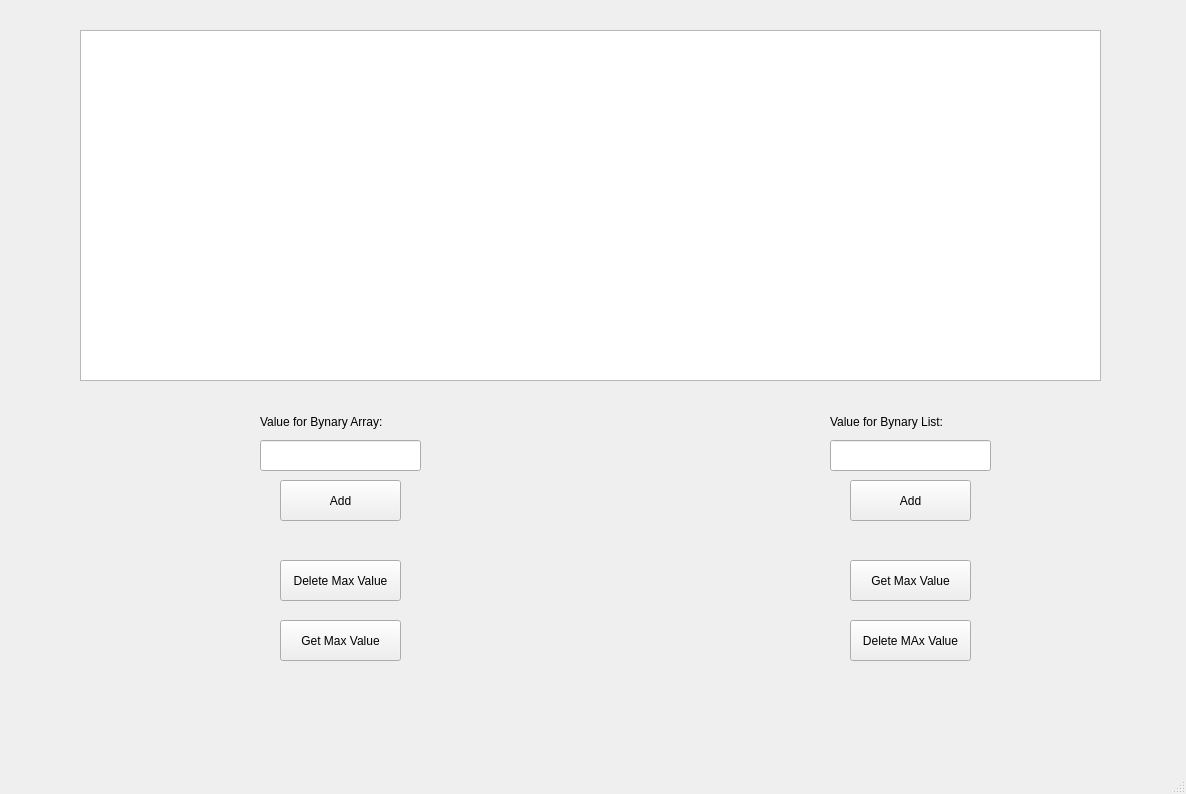
<?xml version="1.0" encoding="UTF-8"?>
<ui version="4.0">
 <class>MainWindow</class>
 <widget class="QMainWindow" name="MainWindow">
  <property name="geometry">
   <rect>
    <x>0</x>
    <y>0</y>
    <width>1186</width>
    <height>794</height>
   </rect>
  </property>
  <property name="windowTitle">
   <string>MainWindow</string>
  </property>
  <widget class="QWidget" name="centralwidget">
   <widget class="QPushButton" name="insertArrayButton">
    <property name="geometry">
     <rect>
      <x>280</x>
      <y>480</y>
      <width>121</width>
      <height>41</height>
     </rect>
    </property>
    <property name="text">
     <string>Add</string>
    </property>
   </widget>
   <widget class="QPushButton" name="extractMaxArrayButton">
    <property name="geometry">
     <rect>
      <x>280</x>
      <y>560</y>
      <width>121</width>
      <height>41</height>
     </rect>
    </property>
    <property name="text">
     <string>Delete Max Value</string>
    </property>
   </widget>
   <widget class="QPushButton" name="getMaxArrayButton">
    <property name="geometry">
     <rect>
      <x>280</x>
      <y>620</y>
      <width>121</width>
      <height>41</height>
     </rect>
    </property>
    <property name="text">
     <string>Get Max Value</string>
    </property>
   </widget>
   <widget class="QPushButton" name="insertListButton">
    <property name="geometry">
     <rect>
      <x>850</x>
      <y>480</y>
      <width>121</width>
      <height>41</height>
     </rect>
    </property>
    <property name="text">
     <string>Add</string>
    </property>
   </widget>
   <widget class="QPushButton" name="extractMaxListButton">
    <property name="geometry">
     <rect>
      <x>850</x>
      <y>620</y>
      <width>121</width>
      <height>41</height>
     </rect>
    </property>
    <property name="text">
     <string>Delete MAx Value</string>
    </property>
   </widget>
   <widget class="QPushButton" name="getMaxListButton">
    <property name="geometry">
     <rect>
      <x>850</x>
      <y>560</y>
      <width>121</width>
      <height>41</height>
     </rect>
    </property>
    <property name="text">
     <string>Get Max Value</string>
    </property>
   </widget>
   <widget class="QLineEdit" name="insertArrayLineEdit">
    <property name="geometry">
     <rect>
      <x>260</x>
      <y>440</y>
      <width>161</width>
      <height>31</height>
     </rect>
    </property>
   </widget>
   <widget class="QLineEdit" name="insertListLineEdit">
    <property name="geometry">
     <rect>
      <x>830</x>
      <y>440</y>
      <width>161</width>
      <height>31</height>
     </rect>
    </property>
   </widget>
   <widget class="QTextEdit" name="textEdit">
    <property name="geometry">
     <rect>
      <x>80</x>
      <y>30</y>
      <width>1021</width>
      <height>351</height>
     </rect>
    </property>
   </widget>
   <widget class="QLabel" name="label">
    <property name="geometry">
     <rect>
      <x>260</x>
      <y>406</y>
      <width>161</width>
      <height>31</height>
     </rect>
    </property>
    <property name="text">
     <string>Value for Bynary Array:</string>
    </property>
   </widget>
   <widget class="QLabel" name="label_2">
    <property name="geometry">
     <rect>
      <x>830</x>
      <y>406</y>
      <width>141</width>
      <height>31</height>
     </rect>
    </property>
    <property name="text">
     <string>Value for Bynary List:</string>
    </property>
   </widget>
  </widget>
  <widget class="QMenuBar" name="menubar">
   <property name="geometry">
    <rect>
     <x>0</x>
     <y>0</y>
     <width>1186</width>
     <height>22</height>
    </rect>
   </property>
  </widget>
  <widget class="QStatusBar" name="statusbar"/>
 </widget>
 <resources/>
 <connections/>
</ui>
